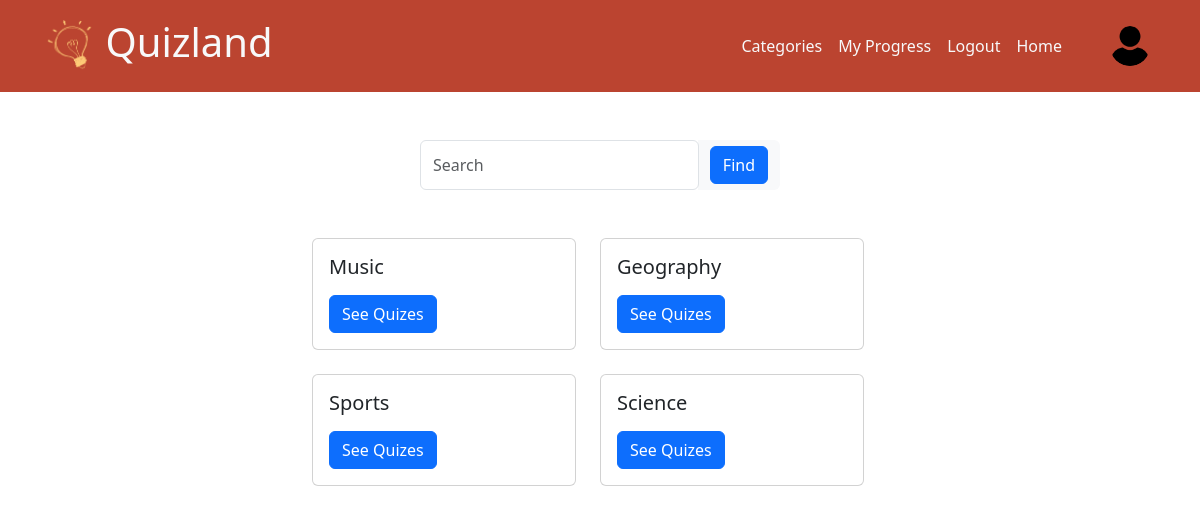
Page /categories/ (signed in) on the committed database.
### core/models.py (models this page shows, shortened)
class Categories(models.Model):
    name=models.CharField(max_length=100)
    slug=models.SlugField(unique=True)

### core/views.py (the view)
# urls.py: path('categories/',views.categories,name="categories"),
@login_required
def categories(request):
    cat=request.GET.get('search_category')
    if cat is not None:
        all_categories=Categories.objects.filter(name__contains=cat)
    else:
        all_categories=Categories.objects.all()
    return render(request,'core/categories.html',context={'categories':all_categories})

### core/templates/core/categories.html (shortened to what this page needs)
{% extends 'core/header.html' %}
{% block content %}
<form method="GET" class="d-flex input-group w-auto mt-5" style="max-width: 30%; margin: auto;" >
  <input
    type="search"
    name="search_category"
    class="form-control rounded"
    placeholder="Search"
    aria-label="Search"
    aria-describedby="search-addon"
  />
  <span class="input-group-text border-0" id="search-addon">
    <button type="submit" class="btn btn-primary">Find</button>
  </span>
</form>
<section class="pt-8 pt-md-9">
  <div class="row" style="max-width: 50%; margin: auto;">
    <div class="row row-cols-2 g-4">
      {% for category in categories %}
        <div class="col">
          <div class="card">
            <div class="card-body">
              <h5 class="card-title">{{category.name}}</h5>
              <a href="category/{{category.slug}}" class="btn btn-primary">See Quizes</a>
            </div>
          </div>
        </div>
      {% endfor %}
</div>
  </div>
  </section>
{% endblock %}

### core/templates/core/header.html (shortened to what this page needs)
<!DOCTYPE html>
<html lang="en">
<head>
    {% load bootstrap5 %}
    {% bootstrap_css %}
    {% load static %}
    <link rel="stylesheet" href="{% static 'css/header.css' %}" />
  </head>
<body>
  <nav style="background-color: #BB4430;" class="navbar navbar-expand-lg navbar-scroll p-3">
    <div class="container">
      <img src="{% static 'images/logo.png' %}" height="60" alt="" /><h1 class="text-light">Quizland</h1>
      <div class="collapse navbar-collapse" id="navbarExample01">
        <ul class="navbar-nav ms-auto mb-2 mb-lg-0">
          <li class="nav-item active">
            <a class="nav-link text-light" aria-current="page" href="/categories">Categories</a>
          </li>
          <li class="nav-item">
            <a class="nav-link text-light" aria-current="page" href="/progress">My Progress</a>
          </li>
          <li class="nav-item">
            <a class="nav-link text-light" aria-current="page" href="/logout">Logout</a>
          </li>
          <li class="nav-item">
            <a class="nav-link text-light" aria-current="page" href="/">Home</a>
          </li>
        </ul>
        <ul class="navbar-nav flex-row">
          <li class="nav-item">
            <a class="nav-link px-2" href="#!">
            </a>
          </li>
          <li class="nav-item">
            <a class="nav-link px-2" href="#!">
            </a>
          </li>
          <li class="nav-item">
            <a class="nav-link ps-2" href="#!">
<img class="rounded-circle" id="avatar" alt="avatar1" src="{% static 'images/user.png' %}" />
            </a>
          </li>
        </ul>
      </div>
    </div>
  </nav>
{% block content%}
{% endblock %}
</body>
</html>

### core/static/css/header.css (style rules this page uses)
#avatar { height: 40px; }

### rows in the picture
Categories: name "Music"
Categories: name "Geography"
Categories: name "Sports"
Categories: name "Science"
